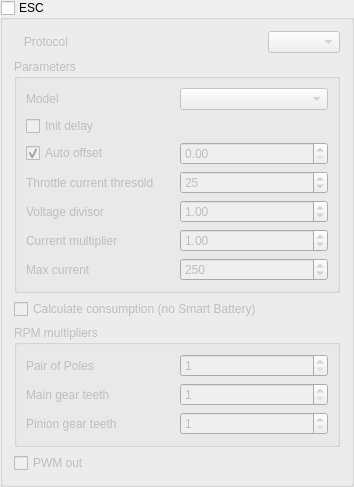
                <widget class="QGroupBox" name="gbEsc">
                 <property name="enabled">
                  <bool>true</bool>
                 </property>
                 <property name="minimumSize">
                  <size>
                   <width>0</width>
                   <height>0</height>
                  </size>
                 </property>
                 <property name="title">
                  <string>ESC</string>
                 </property>
                 <property name="checkable">
                  <bool>true</bool>
                 </property>
                 <property name="checked">
                  <bool>false</bool>
                 </property>
                 <layout class="QGridLayout" name="gridLayout_4">
                  <item row="3" column="0" colspan="2">
                   <widget class="QGroupBox" name="gbRpmMultipliers">
                    <property name="enabled">
                     <bool>false</bool>
                    </property>
                    <property name="title">
                     <string>RPM multipliers</string>
                    </property>
                    <layout class="QGridLayout" name="gridLayout">
                     <item row="2" column="1">
                      <widget class="QSpinBox" name="sbMainTeeth">
                       <property name="enabled">
                        <bool>false</bool>
                       </property>
                       <property name="minimum">
                        <number>1</number>
                       </property>
                       <property name="maximum">
                        <number>1000</number>
                       </property>
                       <property name="value">
                        <number>1</number>
                       </property>
                      </widget>
                     </item>
                     <item row="2" column="0">
                      <widget class="QLabel" name="lbMainTeeth">
                       <property name="enabled">
                        <bool>false</bool>
                       </property>
                       <property name="text">
                        <string>Main gear teeth</string>
                       </property>
                      </widget>
                     </item>
                     <item row="1" column="0">
                      <widget class="QLabel" name="lbPoles">
                       <property name="enabled">
                        <bool>false</bool>
                       </property>
                       <property name="text">
                        <string>Pair of Poles</string>
                       </property>
                      </widget>
                     </item>
                     <item row="3" column="1">
                      <widget class="QSpinBox" name="sbPinionTeeth">
                       <property name="enabled">
                        <bool>false</bool>
                       </property>
                       <property name="minimum">
                        <number>1</number>
                       </property>
                       <property name="maximum">
                        <number>1000</number>
                       </property>
                       <property name="value">
                        <number>1</number>
                       </property>
                      </widget>
                     </item>
                     <item row="1" column="1">
                      <widget class="QSpinBox" name="sbPairOfPoles">
                       <property name="enabled">
                        <bool>false</bool>
                       </property>
                       <property name="minimum">
                        <number>1</number>
                       </property>
                       <property name="maximum">
                        <number>20</number>
                       </property>
                       <property name="value">
                        <number>1</number>
                       </property>
                      </widget>
                     </item>
                     <item row="3" column="0">
                      <widget class="QLabel" name="lbPinionTeeth">
                       <property name="enabled">
                        <bool>false</bool>
                       </property>
                       <property name="text">
                        <string>Pinion gear teeth</string>
                       </property>
                      </widget>
                     </item>
                    </layout>
                   </widget>
                  </item>
                  <item row="4" column="0">
                   <widget class="QCheckBox" name="cbPwmOut">
                    <property name="enabled">
                     <bool>false</bool>
                    </property>
                    <property name="text">
                     <string>PWM out</string>
                    </property>
                   </widget>
                  </item>
                  <item row="1" column="0" colspan="2">
                   <widget class="QGroupBox" name="gbEscParameters">
                    <property name="enabled">
                     <bool>false</bool>
                    </property>
                    <property name="title">
                     <string>Parameters</string>
                    </property>
                    <layout class="QGridLayout" name="gridLayout_15">
                     <item row="2" column="0">
                      <widget class="QCheckBox" name="cbEscAutoOffset">
                       <property name="enabled">
                        <bool>false</bool>
                       </property>
                       <property name="text">
                        <string>Auto offset</string>
                       </property>
                       <property name="checked">
                        <bool>true</bool>
                       </property>
                      </widget>
                     </item>
                     <item row="4" column="0">
                      <widget class="QLabel" name="lbVoltageDivisor">
                       <property name="enabled">
                        <bool>false</bool>
                       </property>
                       <property name="text">
                        <string>Voltage divisor</string>
                       </property>
                      </widget>
                     </item>
                     <item row="4" column="1">
                      <widget class="QDoubleSpinBox" name="sbVoltageDivisor">
                       <property name="enabled">
                        <bool>false</bool>
                       </property>
                       <property name="maximum">
                        <double>1000.000000000000000</double>
                       </property>
                       <property name="value">
                        <double>1.000000000000000</double>
                       </property>
                      </widget>
                     </item>
                     <item row="5" column="1">
                      <widget class="QDoubleSpinBox" name="sbCurrentMultiplier">
                       <property name="enabled">
                        <bool>false</bool>
                       </property>
                       <property name="maximum">
                        <double>1000.000000000000000</double>
                       </property>
                       <property name="value">
                        <double>1.000000000000000</double>
                       </property>
                      </widget>
                     </item>
                     <item row="1" column="0">
                      <widget class="QCheckBox" name="cbInitDelay">
                       <property name="enabled">
                        <bool>false</bool>
                       </property>
                       <property name="text">
                        <string>Init delay</string>
                       </property>
                      </widget>
                     </item>
                     <item row="0" column="0">
                      <widget class="QLabel" name="lbEscModel">
                       <property name="enabled">
                        <bool>false</bool>
                       </property>
                       <property name="text">
                        <string>Model</string>
                       </property>
                      </widget>
                     </item>
                     <item row="3" column="0">
                      <widget class="QLabel" name="lbCurrentThresold">
                       <property name="enabled">
                        <bool>false</bool>
                       </property>
                       <property name="text">
                        <string>Throttle current thresold</string>
                       </property>
                      </widget>
                     </item>
                     <item row="2" column="1">
                      <widget class="QDoubleSpinBox" name="sbEscOffset">
                       <property name="enabled">
                        <bool>false</bool>
                       </property>
                       <property name="suffix">
                        <string/>
                       </property>
                       <property name="maximum">
                        <double>1000.000000000000000</double>
                       </property>
                      </widget>
                     </item>
                     <item row="6" column="1">
                      <widget class="QSpinBox" name="sbCurrentMax">
                       <property name="enabled">
                        <bool>false</bool>
                       </property>
                       <property name="maximum">
                        <number>1000</number>
                       </property>
                       <property name="value">
                        <number>250</number>
                       </property>
                      </widget>
                     </item>
                     <item row="3" column="1">
                      <widget class="QSpinBox" name="sbCurrentThresold">
                       <property name="enabled">
                        <bool>false</bool>
                       </property>
                       <property name="maximum">
                        <number>100</number>
                       </property>
                       <property name="value">
                        <number>25</number>
                       </property>
                      </widget>
                     </item>
                     <item row="0" column="1">
                      <widget class="QComboBox" name="cbEscModel">
                       <property name="enabled">
                        <bool>false</bool>
                       </property>
                      </widget>
                     </item>
                     <item row="5" column="0">
                      <widget class="QLabel" name="lbCurrentMultiplier">
                       <property name="enabled">
                        <bool>false</bool>
                       </property>
                       <property name="text">
                        <string>Current multiplier</string>
                       </property>
                      </widget>
                     </item>
                     <item row="6" column="0">
                      <widget class="QLabel" name="lbCurrentMax">
                       <property name="enabled">
                        <bool>false</bool>
                       </property>
                       <property name="text">
                        <string>Max current</string>
                       </property>
                      </widget>
                     </item>
                    </layout>
                   </widget>
                  </item>
                  <item row="0" column="1">
                   <widget class="QComboBox" name="cbEsc">
                    <property name="enabled">
                     <bool>false</bool>
                    </property>
                   </widget>
                  </item>
                  <item row="0" column="0">
                   <widget class="QLabel" name="lbEsc">
                    <property name="enabled">
                     <bool>false</bool>
                    </property>
                    <property name="text">
                     <string>   Protocol</string>
                    </property>
                   </widget>
                  </item>
                  <item row="2" column="0">
                   <widget class="QCheckBox" name="cbCalculateConsumption">
                    <property name="text">
                     <string>Calculate consumption (no Smart Battery)</string>
                    </property>
                   </widget>
                  </item>
                 </layout>
                </widget>
